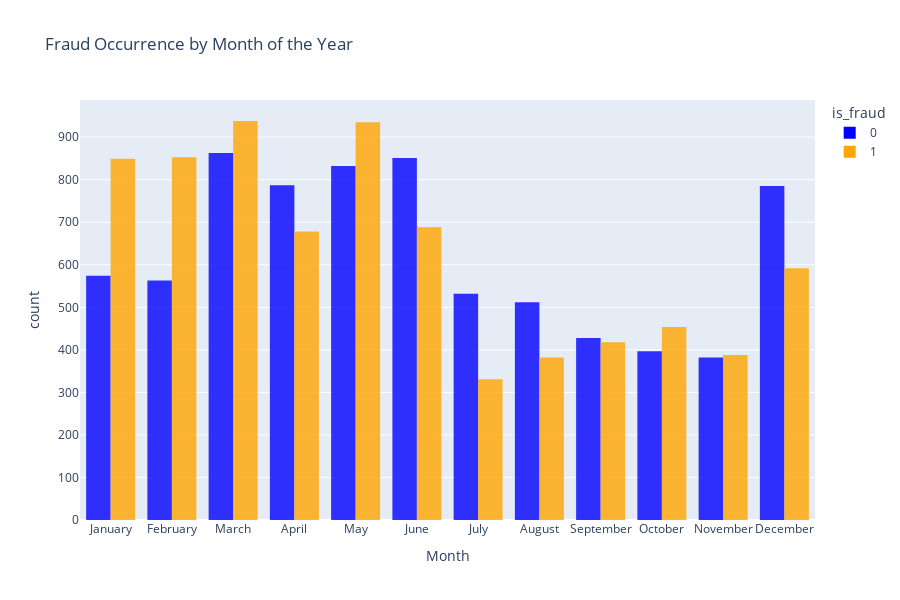

The notebook cell this image was saved under:
### Markdown cell above
## Interactive Fraud Trends by Month of the Year

### Code cell
df['transaction_date'] = pd.to_datetime(df['trans_date_trans_time'])
df['month'] = df['transaction_date'].dt.month

month_names = {
    1: 'January', 2: 'February', 3: 'March', 4: 'April',
    5: 'May', 6: 'June', 7: 'July', 8: 'August',
    9: 'September', 10: 'October', 11: 'November', 12: 'December'
}
df['month'] = df['month'].map(month_names)

fig_month = px.histogram(df, x='month', color='is_fraud',
                         category_orders={'month': list(month_names.values())},
                         title='Fraud Occurrence by Month of the Year',
                         labels={'month': 'Month', 'count': 'Number of Transactions'},
                         height=600,
                         barmode='group', opacity=0.8, color_discrete_map={0: 'blue', 1: 'orange'})

fig_month.show()

### Figure 1 — Plotly figure (JSON) as saved in the notebook; plotly's stock layout.template omitted (floating-point values rounded to 4 significant figures; data arrays with more than 128 entries replaced by an {"elided": "..."} marker saying what was removed)
{"data": [{"alignmentgroup": "True", "bingroup": "x", "hovertemplate": "is_fraud=0<br>Month=%{x}<br>count=%{y}<extra></extra>", "legendgroup": "0", "marker": {"color": "blue", "opacity": 0.8, "pattern": {"shape": ""}}, "name": "0", "offsetgroup": "0", "orientation": "v", "showlegend": true, "type": "histogram", "x": {"elided": "7506 str values"}, "xaxis": "x", "yaxis": "y"}, {"alignmentgroup": "True", "bingroup": "x", "hovertemplate": "is_fraud=1<br>Month=%{x}<br>count=%{y}<extra></extra>", "legendgroup": "1", "marker": {"color": "orange", "opacity": 0.8, "pattern": {"shape": ""}}, "name": "1", "offsetgroup": "1", "orientation": "v", "showlegend": true, "type": "histogram", "x": {"elided": "7506 str values"}, "xaxis": "x", "yaxis": "y"}], "layout": {"barmode": "group", "height": 600, "legend": {"title": {"text": "is_fraud"}, "tracegroupgap": 0}, "title": {"text": "Fraud Occurrence by Month of the Year"}, "xaxis": {"anchor": "y", "categoryarray": ["January", "February", "March", "April", "May", "June", "July", "August", "September", "October", "November", "December"], "categoryorder": "array", "domain": [0, 1], "title": {"text": "Month"}}, "yaxis": {"anchor": "x", "domain": [0, 1], "title": {"text": "count"}}}}
